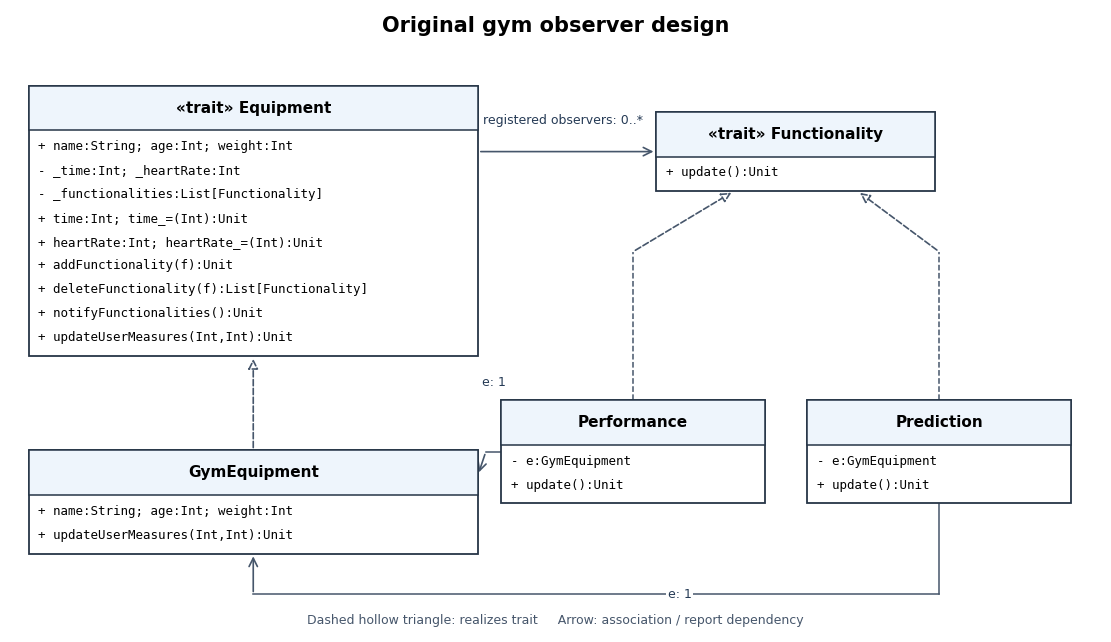

Recreate this plot in Python.
"""UML class diagram; Python 3.14.4, matplotlib 3.10.7, numpy 2.3.5.
Run from the desired output directory. Writes its basename plus .png to CWD.
"""
from pathlib import Path
import matplotlib
matplotlib.use("Agg")
import matplotlib.pyplot as plt
from matplotlib.patches import Rectangle, FancyArrowPatch

EXTENDED = False
fig, ax = plt.subplots(figsize=(14, 10 if EXTENDED else 8), dpi=100)
fig.patch.set_facecolor("white")
ax.set_facecolor("white")
ax.set_xlim(0, 14)
ax.set_ylim(0, 10 if EXTENDED else 8)
ax.axis("off")

def box(x, y, w, title, rows, h=None, tint="#eef5fc"):
    h = h or (0.72 + 0.31 * len(rows))
    ax.add_patch(Rectangle((x-w/2, y-h/2), w, h, facecolor="white", edgecolor="#263547", lw=1.3, zorder=2))
    ax.add_patch(Rectangle((x-w/2, y+h/2-0.58), w, 0.58, facecolor=tint, edgecolor="#263547", lw=1.1, zorder=2))
    ax.text(x, y+h/2-0.29, title, ha="center", va="center", fontsize=11, weight="bold", zorder=3)
    for j, row in enumerate(rows):
        ax.text(x-w/2+0.12, y+h/2-0.79-0.31*j, row, ha="left", va="center", fontsize=9, family="DejaVu Sans Mono", zorder=3)
    return (x-w/2, x+w/2, y-h/2, y+h/2)

def arrow(points, realization=False, label=None, label_xy=None):
    for a,b in zip(points[:-2],points[1:-1]):
        ax.plot([a[0],b[0]],[a[1],b[1]], color="#46566b", lw=1.1, ls="--" if realization else "-", zorder=1)
    patch=FancyArrowPatch(points[-2],points[-1], arrowstyle="-|>" if realization else "->", mutation_scale=15, lw=1.2, linestyle="--" if realization else "-", edgecolor="#46566b", facecolor="white", zorder=1)
    ax.add_patch(patch)
    if label:
        ax.text(*label_xy, label, ha="center", va="center", fontsize=9, color="#253a55", bbox=dict(facecolor="white",edgecolor="none",pad=1),zorder=4)

if not EXTENDED:
    eq=box(3.1,5.3,5.8,"«trait» Equipment",[
      "+ name:String; age:Int; weight:Int",
      "- _time:Int; _heartRate:Int",
      "- _functionalities:List[Functionality]",
      "+ time:Int; time_=(Int):Unit",
      "+ heartRate:Int; heartRate_=(Int):Unit",
      "+ addFunctionality(f):Unit",
      "+ deleteFunctionality(f):List[Functionality]",
      "+ notifyFunctionalities():Unit",
      "+ updateUserMeasures(Int,Int):Unit"])
    fu=box(10.1,6.2,3.6,"«trait» Functionality",["+ update():Unit"])
    gy=box(3.1,1.65,5.8,"GymEquipment",[
      "+ name:String; age:Int; weight:Int",
      "+ updateUserMeasures(Int,Int):Unit"])
    pe=box(8.0,2.3,3.4,"Performance",["- e:GymEquipment","+ update():Unit"])
    pr=box(11.95,2.3,3.4,"Prediction",["- e:GymEquipment","+ update():Unit"])
    arrow([(3.1,gy[3]),(3.1,eq[2])],True)
    arrow([(8,pe[3]),(8,4.9),(9.3,fu[2])],True)
    arrow([(11.95,pr[3]),(11.95,4.9),(10.9,fu[2])],True)
    arrow([(eq[1],6.2),(fu[0],6.2)],label="registered observers: 0..*",label_xy=(7.1,6.6))
    arrow([(pe[0],2.3),(6.1,2.3),(gy[1],2.0)],label="e: 1",label_xy=(6.2,3.2))
    arrow([(11.95,pr[2]),(11.95,.45),(3.1,.45),(3.1,gy[2])],label="e: 1",label_xy=(8.6,.45))
    ax.text(7,7.75,"Original gym observer design",ha="center",fontsize=15,weight="bold")
else:
    eq=box(3.0,7.0,5.6,"«trait» Equipment",[
      "+ name:String; age:Int; weight:Int",
      "- _time:Int; _heartRate:Int",
      "- _functionalities:List[Functionality]",
      "+ time:Int; time_=(Int):Unit",
      "+ heartRate:Int; heartRate_=(Int):Unit",
      "+ addFunctionality(f):Unit",
      "+ deleteFunctionality(f):List[Functionality]",
      "+ notifyFunctionalities():Unit",
      "+ updateUserMeasures(Int,Int):Unit"])
    fu=box(10.0,8.4,3.7,"«trait» Functionality",["+ update():Unit"])
    gy=box(3.0,2.8,5.6,"GymEquipment",[
      "+ name:String; age:Int; weight:Int",
      "+ updateUserMeasures(Int,Int):Unit"])
    pe=box(7.85,4.9,3.4,"Performance",["- e:GymEquipment","- calories:Int","+ update():Unit"])
    pr=box(11.8,4.9,3.4,"Prediction",["- e:GymEquipment","+ update():Unit"])
    bo=box(9.8,1.8,6.6,"«object / singleton» GymStandings",[
      "- scores:Map[GymEquipment,Int]",
      "+ record(e:GymEquipment,score:Int):Unit",
      "+ remove(e:GymEquipment):Unit",
      "+ leaders:List[(GymEquipment,Int)]"],tint="#e7f4e9")
    arrow([(3,gy[3]),(3,eq[2])],True)
    arrow([(7.85,pe[3]),(7.85,7.2),(9.2,fu[2])],True)
    arrow([(11.8,pr[3]),(11.8,7.2),(10.8,fu[2])],True)
    arrow([(eq[1],8.4),(fu[0],8.4)],label="observers: 0..*",label_xy=(7,8.75))
    arrow([(pe[0],4.9),(5.95,4.9),(5.95,2.8),(gy[1],2.8)],label="e: 1",label_xy=(6.3,3.7))
    arrow([(13.5,4.9),(13.8,4.9),(13.8,.25),(.15,.25),(.15,2.8),(gy[0],2.8)],label="Prediction.e: 1",label_xy=(3.2,.25))
    arrow([(7.85,pe[2]),(7.85,bo[3])],label="reports current score",label_xy=(9.4,3.5))
    arrow([(bo[0],1.8),(5.9,1.8),(4.4,gy[2])],label="keys: 0..* equipment",label_xy=(4.5,1.3))
    ax.text(7,9.7,"Gym-wide standings through one shared object",ha="center",fontsize=15,weight="bold")
ax.text(7,0.02 if not EXTENDED else .02,"Dashed hollow triangle: realizes trait     Arrow: association / report dependency",ha="center",va="bottom",fontsize=9,color="#46566b")
fig.savefig(Path.cwd() / (Path(__file__).stem + ".png"), facecolor="white", transparent=False, bbox_inches="tight", pad_inches=.13)
plt.close(fig)
